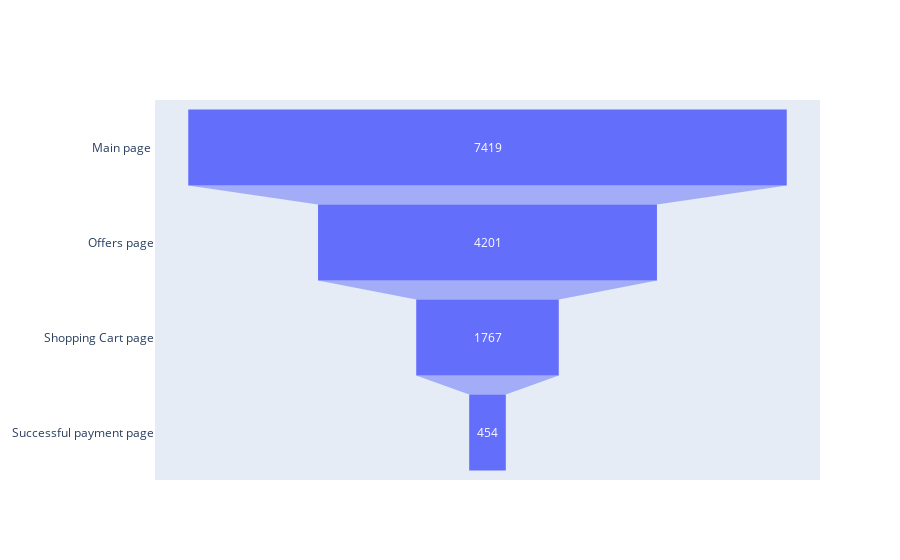

Write notebook code for a chart like this one.
### Code cell
# Build a funnel in the same way
fig = go.Figure(go.Funnel(
    y = ["Main page ",
         "Offers page", 
         "Shopping Cart page", 
         "Successful payment page"],
    x = [n_main_screen, 
         n_offer, 
         n_cart, 
         n_payment_successful]
    ))
fig.show()

### Figure 1 — Plotly figure (JSON) as saved in the notebook; plotly's stock layout.template omitted (floating-point values rounded to 4 significant figures)
{"data": [{"type": "funnel", "x": [7419, 4201, 1767, 454], "y": ["Main page ", "Offers page", "Shopping Cart page", "Successful payment page"]}], "layout": {}}
